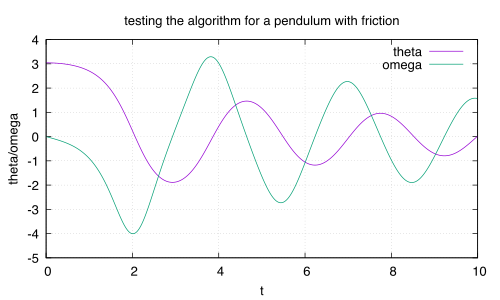

This figure's gnuplot source:
set terminal pdfcairo enhanced font "Helvetica,14"
set output "pend.pdf"

set title "testing the algorithm for a pendulum with friction"
set xlabel "t"
set ylabel "theta/omega"
set grid

plot \
    'pend.dat' using 1:2 with lines title "theta", \
    'pend.dat' using 1:3 with lines title "omega"
